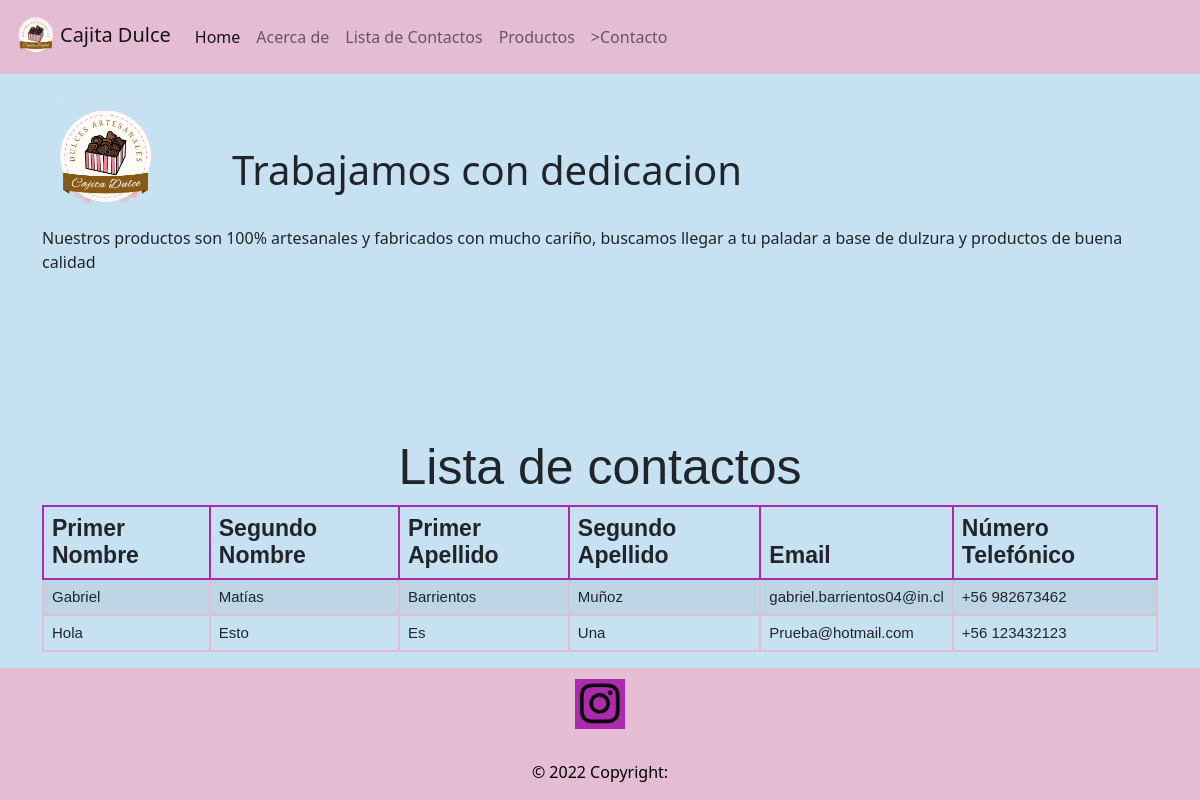
Before: /tienda/search_contacts with the older database file.
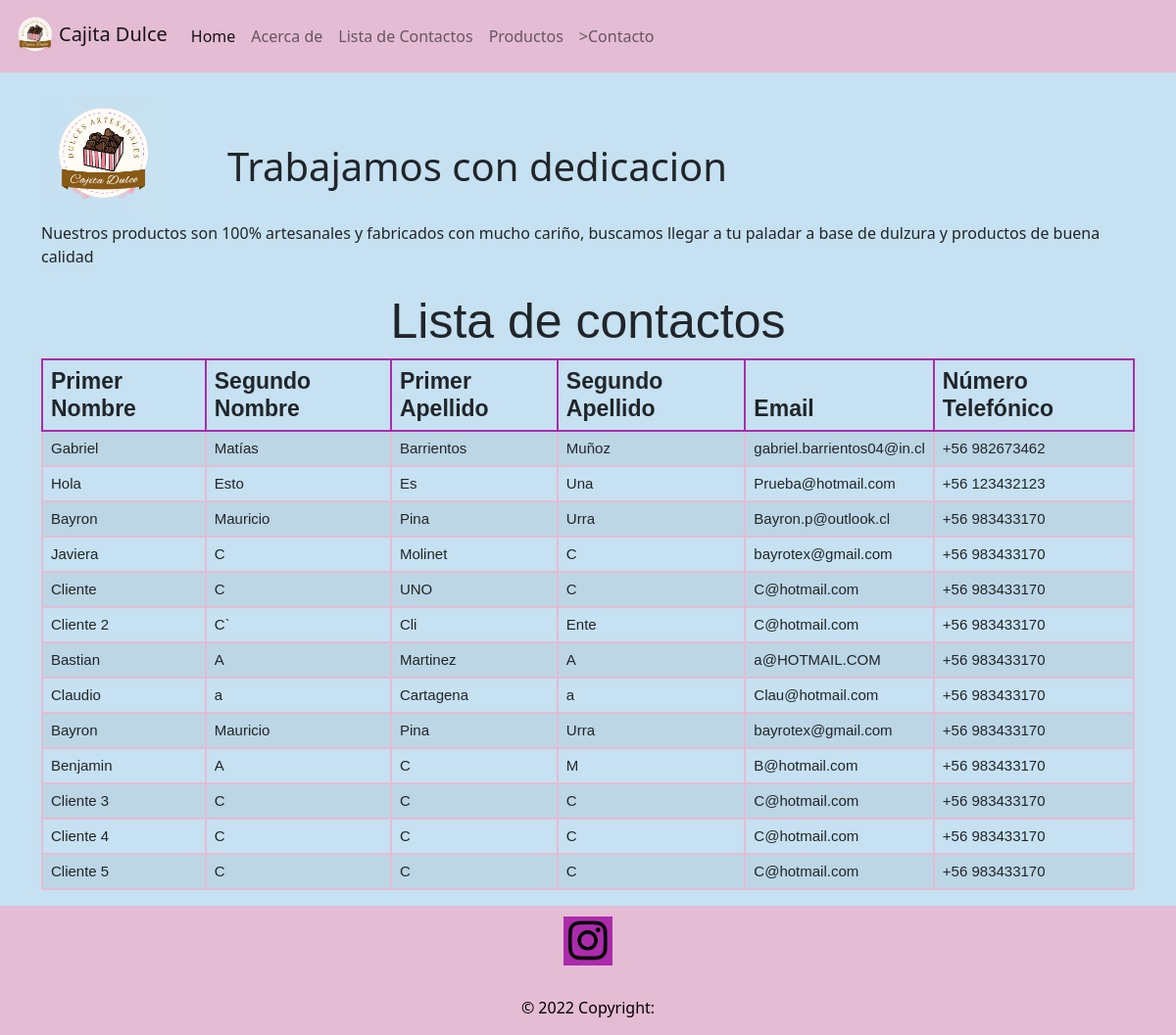
After: the same page with the newer database file.
### tienda/models.py (models this page shows, shortened)
class Contact(models.Model):
    first_name = models.CharField(max_length=25,default='')
    second_name = models.CharField(max_length=25, default='')
    first_last_name = models.CharField(max_length=25, default='')
    second_last_name = models.CharField(max_length=25, default='')
    email_adress = models.EmailField(max_length=100, default='')
    number_prefix = models.CharField(max_length=3, choices=phone_codes, default='')
    phone_number  = models.CharField(max_length=9, default='')
    comment = models.TextField(max_length=500, default='')
    def full_phone_number(self):
        return '{}  {}'.format(self.number_prefix, self.phone_number)

### tienda/views.py (the view)
# urls.py: path('search_contacts', views.contact_table_list, name= 'search_contacts'),
def contact_table_list(request):
    contact_information = Contact.objects.all()
    contexto = {
        'contact_information' : contact_information
    }
    return render(request, 'search_contacts.html', contexto)

### tienda/templates/search_contacts.html
{% extends 'base.html' %}
{% block body %}
<div class="container mt-o tabla">
    <div class="row justify-content-center">
        <div class "col-sm-6 col-md-6 m-5">
            <h1>Lista de contactos<h1>
                <table class="table table-striped">
                        <thead>
                            <tr>
                                <th>Primer Nombre</th>
                                <th>Segundo Nombre</th>
                                <th>Primer Apellido</th>
                                <th>Segundo Apellido</th>
                                <th>Email</th>
                                <th>Número Telefónico</th>
                            </tr>
                        </thead>
                    <tbody>
                        {% for person in contact_information %}
                        <tr>
                            <td>{{person.first_name}}</td>
                            <td>{{person.second_name}}</td>
                            <td>{{person.first_last_name}}</td>
                            <td>{{person.second_last_name}}</td>
                            <td>{{person.email_adress}}</td>
                            <td>{{person.full_phone_number}}</td>
                        </tr>
                        {% endfor %}
                    </tbody>
                </table>
        </div>
    </div>
</div>
    {% endblock body %}

Changed rows visible on the page:
added Contact: first_name "Bayron", second_name "Mauricio", first_last_name "Pina", second_last_name "Urra", email_adress "Bayron.p@outlook.cl", full_phone_number "+56 983433170"
added Contact: first_name "Javiera", second_name "C", first_last_name "Molinet", second_last_name "C", email_adress "bayrotex@gmail.com", full_phone_number "+56 983433170"
added Contact: first_name "Cliente", second_name "C", first_last_name "UNO", second_last_name "C", email_adress "C@hotmail.com", full_phone_number "+56 983433170"
added Contact: first_name "Cliente 2", second_name "C`", first_last_name "Cli", second_last_name "Ente", email_adress "C@hotmail.com", full_phone_number "+56 983433170"
added Contact: first_name "Bastian", second_name "A", first_last_name "Martinez", second_last_name "A", email_adress "a@HOTMAIL.COM", full_phone_number "+56 983433170"
added Contact: first_name "Claudio", second_name "a", first_last_name "Cartagena", second_last_name "a", email_adress "Clau@hotmail.com", full_phone_number "+56 983433170"
added Contact: first_name "Bayron", second_name "Mauricio", first_last_name "Pina", second_last_name "Urra", email_adress "bayrotex@gmail.com", full_phone_number "+56 983433170"
added Contact: first_name "Benjamin", second_name "A", first_last_name "C", second_last_name "M", email_adress "B@hotmail.com", full_phone_number "+56 983433170"
added Contact: first_name "Cliente 3", second_name "C", first_last_name "C", second_last_name "C", email_adress "C@hotmail.com", full_phone_number "+56 983433170"
added Contact: first_name "Cliente 4", second_name "C", first_last_name "C", second_last_name "C", email_adress "C@hotmail.com", full_phone_number "+56 983433170"
added Contact: first_name "Cliente 5", second_name "C", first_last_name "C", second_last_name "C", email_adress "C@hotmail.com", full_phone_number "+56 983433170"
